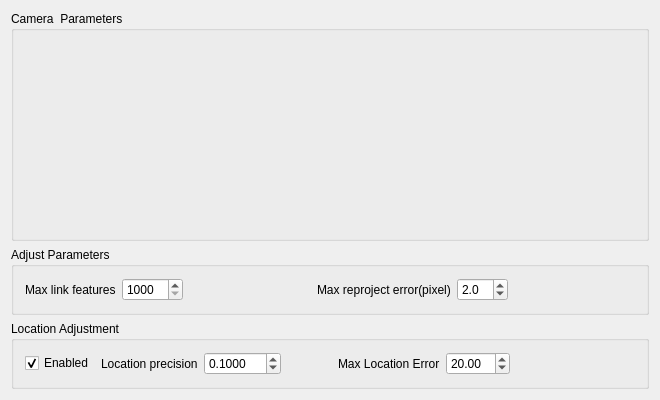
<?xml version="1.0" encoding="UTF-8"?>
<ui version="4.0">
 <class>ATParamWidget</class>
 <widget class="QWidget" name="ATParamWidget">
  <property name="geometry">
   <rect>
    <x>0</x>
    <y>0</y>
    <width>660</width>
    <height>400</height>
   </rect>
  </property>
  <property name="minimumSize">
   <size>
    <width>660</width>
    <height>400</height>
   </size>
  </property>
  <property name="windowTitle">
   <string>Align settings</string>
  </property>
  <layout class="QVBoxLayout" name="verticalLayout_2" stretch="1,0,0">
   <item>
    <widget class="QGroupBox" name="groupBox_4">
     <property name="title">
      <string>Camera  Parameters</string>
     </property>
     <layout class="QVBoxLayout" name="verticalLayout">
      <item>
       <widget class="insight::CameraSelftAdjustWidget" name="widget" native="true">
        <property name="sizePolicy">
         <sizepolicy hsizetype="Preferred" vsizetype="Preferred">
          <horstretch>0</horstretch>
          <verstretch>0</verstretch>
         </sizepolicy>
        </property>
        <property name="minimumSize">
         <size>
          <width>455</width>
          <height>200</height>
         </size>
        </property>
       </widget>
      </item>
     </layout>
    </widget>
   </item>
   <item>
    <widget class="QGroupBox" name="groupBox">
     <property name="title">
      <string>Adjust Parameters</string>
     </property>
     <layout class="QHBoxLayout" name="horizontalLayout_2">
      <item>
       <widget class="QLabel" name="label_3">
        <property name="text">
         <string>Max link features</string>
        </property>
       </widget>
      </item>
      <item>
       <widget class="QSpinBox" name="spinBox">
        <property name="minimum">
         <number>1000</number>
        </property>
        <property name="maximum">
         <number>40000</number>
        </property>
        <property name="singleStep">
         <number>100</number>
        </property>
       </widget>
      </item>
      <item>
       <spacer name="horizontalSpacer_3">
        <property name="orientation">
         <enum>Qt::Horizontal</enum>
        </property>
        <property name="sizeHint" stdset="0">
         <size>
          <width>77</width>
          <height>17</height>
         </size>
        </property>
       </spacer>
      </item>
      <item>
       <widget class="QLabel" name="label_4">
        <property name="text">
         <string>Max reproject error(pixel)</string>
        </property>
       </widget>
      </item>
      <item>
       <widget class="QDoubleSpinBox" name="doubleSpinBox_location_2">
        <property name="decimals">
         <number>1</number>
        </property>
        <property name="minimum">
         <double>0.100000000000000</double>
        </property>
        <property name="maximum">
         <double>99.000000000000000</double>
        </property>
        <property name="singleStep">
         <double>0.100000000000000</double>
        </property>
        <property name="value">
         <double>2.000000000000000</double>
        </property>
       </widget>
      </item>
      <item>
       <spacer name="horizontalSpacer_4">
        <property name="orientation">
         <enum>Qt::Horizontal</enum>
        </property>
        <property name="sizeHint" stdset="0">
         <size>
          <width>77</width>
          <height>17</height>
         </size>
        </property>
       </spacer>
      </item>
     </layout>
    </widget>
   </item>
   <item>
    <widget class="QGroupBox" name="groupBox_gnss">
     <property name="title">
      <string>Location Adjustment</string>
     </property>
     <property name="checkable">
      <bool>false</bool>
     </property>
     <property name="checked">
      <bool>false</bool>
     </property>
     <layout class="QHBoxLayout" name="horizontalLayout">
      <item>
       <widget class="QCheckBox" name="checkBox">
        <property name="text">
         <string>Enabled</string>
        </property>
        <property name="checked">
         <bool>true</bool>
        </property>
       </widget>
      </item>
      <item>
       <widget class="QLabel" name="label">
        <property name="text">
         <string>Location precision</string>
        </property>
       </widget>
      </item>
      <item>
       <widget class="QDoubleSpinBox" name="doubleSpinBox_location">
        <property name="decimals">
         <number>4</number>
        </property>
        <property name="minimum">
         <double>0.000100000000000</double>
        </property>
        <property name="maximum">
         <double>100.000000000000000</double>
        </property>
        <property name="singleStep">
         <double>0.010000000000000</double>
        </property>
        <property name="value">
         <double>0.100000000000000</double>
        </property>
       </widget>
      </item>
      <item>
       <spacer name="horizontalSpacer">
        <property name="orientation">
         <enum>Qt::Horizontal</enum>
        </property>
        <property name="sizeHint" stdset="0">
         <size>
          <width>40</width>
          <height>20</height>
         </size>
        </property>
       </spacer>
      </item>
      <item>
       <widget class="QLabel" name="label_2">
        <property name="text">
         <string>Max Location Error</string>
        </property>
       </widget>
      </item>
      <item>
       <widget class="QDoubleSpinBox" name="doubleSpinBox_maxError">
        <property name="minimum">
         <double>1.000000000000000</double>
        </property>
        <property name="maximum">
         <double>100.000000000000000</double>
        </property>
        <property name="value">
         <double>20.000000000000000</double>
        </property>
       </widget>
      </item>
      <item>
       <spacer name="horizontalSpacer_2">
        <property name="orientation">
         <enum>Qt::Horizontal</enum>
        </property>
        <property name="sizeHint" stdset="0">
         <size>
          <width>125</width>
          <height>17</height>
         </size>
        </property>
       </spacer>
      </item>
     </layout>
    </widget>
   </item>
  </layout>
 </widget>
 <layoutdefault spacing="6" margin="11"/>
 <customwidgets>
  <customwidget>
   <class>insight::CameraSelftAdjustWidget</class>
   <extends>QWidget</extends>
   <header>CameraSelftAdjustWidget.h</header>
   <container>1</container>
  </customwidget>
 </customwidgets>
 <resources/>
 <connections/>
 <slots>
  <slot>on_pre_selection_changed(int)</slot>
 </slots>
</ui>
